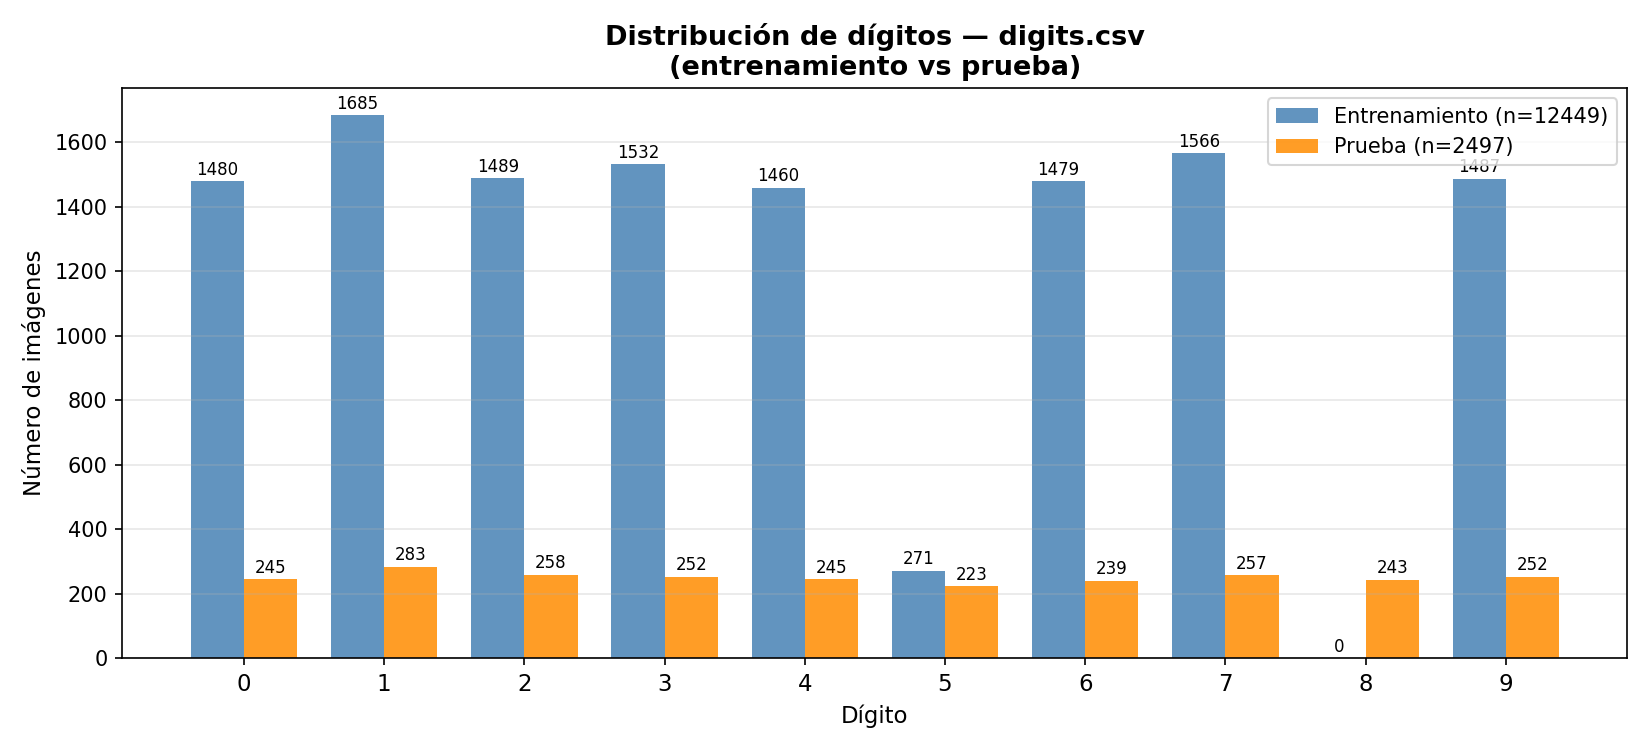

The script that saved this image:
import os
import pandas as pd
import numpy as np
import matplotlib.pyplot as plt

DATA_DIR = os.path.join(os.path.dirname(__file__), '../data')
DIR      = os.path.dirname(__file__)


# ── Carga ─────────────────────────────────────────────────────────────────────

df_train = pd.read_csv(os.path.join(DATA_DIR, 'digits.csv'))
df_test  = pd.read_csv(os.path.join(DATA_DIR, 'digits_test.csv'))

conteo_train = df_train['label'].value_counts().reindex(range(10), fill_value=0)
conteo_test  = df_test['label'].value_counts().reindex(range(10), fill_value=0)

digitos = np.arange(10)
total_train = len(df_train)
total_test  = len(df_test)

print(f"Total entrenamiento : {total_train} imágenes")
print(f"Total prueba        : {total_test}  imágenes")
print()
print(f"{'Dígito':<10} {'Train':>8} {'Train %':>9} {'Test':>8} {'Test %':>9}")
print("-" * 50)
for d in digitos:
    ct = conteo_train.get(d, 0)
    cv = conteo_test.get(d, 0)
    print(f"{d:<10} {ct:>8} {ct/total_train*100:>8.1f}%  {cv:>8} {cv/total_test*100:>8.1f}%")


# ── Gráfico ───────────────────────────────────────────────────────────────────

ancho = 0.38
x = digitos

fig, ax = plt.subplots(figsize=(11, 5))

barras_tr = ax.bar(x - ancho / 2, conteo_train.values, ancho,
                   label=f'Entrenamiento (n={total_train})',
                   color='steelblue', alpha=0.85)
barras_te = ax.bar(x + ancho / 2, conteo_test.values, ancho,
                   label=f'Prueba (n={total_test})',
                   color='darkorange', alpha=0.85)

# Etiquetas encima de cada barra
for b in barras_tr:
    ax.text(b.get_x() + b.get_width() / 2, b.get_height() + 8,
            str(int(b.get_height())), ha='center', va='bottom', fontsize=8)
for b in barras_te:
    ax.text(b.get_x() + b.get_width() / 2, b.get_height() + 8,
            str(int(b.get_height())), ha='center', va='bottom', fontsize=8)


ax.set_title('Distribución de dígitos — digits.csv\n'
             '(entrenamiento vs prueba)',
             fontsize=13, fontweight='bold')
ax.set_xlabel('Dígito', fontsize=11)
ax.set_ylabel('Número de imágenes', fontsize=11)
ax.set_xticks(digitos)
ax.set_xticklabels([str(d) for d in digitos], fontsize=11)
ax.legend(fontsize=10)
ax.grid(axis='y', alpha=0.3)

plt.tight_layout()
plt.savefig(os.path.join(DIR, 'plot_distribucion_digitos.png'), dpi=150)
plt.show()
print("Gráfico guardado: plot_distribucion_digitos.png")
